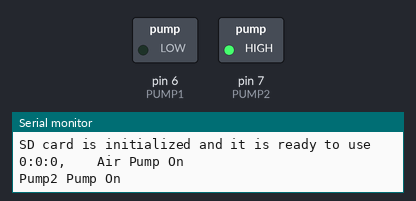
Recording of a program running on a simulated Arduino Uno, built with avr-gcc and run on an emulated ATmega328P. Shown: switched loads named in the program (green lamp = pin HIGH), the last lines printed to the serial monitor. Storage starts empty.

Above: at 0.1 s.
At 5.1 s:
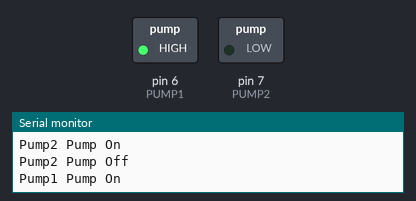
At 10.1 s:
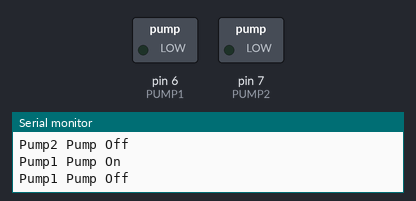
Timing chart, 0 to 11.6 s (numbered marks = the images above):
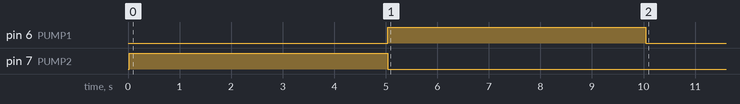

Measured:
- by itself, pin 6 (PUMP1): LOW → HIGH at 5.0 s, → LOW 5.0 s later
- by itself, pin 7 (PUMP2): LOW → HIGH at 0.03 s, → LOW 5.0 s later

The program:

main.cpp
```cpp
#include <Arduino.h>
#include <SD.h>
#include <SPI.h>


// constants won't change
File data_file;
int CS_pin = 10;
long sec=00;
long mint=00;
long hr=00;


const int PUMP1 = 6;
const int PUMP2 = 7;
const int AIR = 9;  // the Arduino pin, which connects to the IN pin of relay
// the setup function runs once when you press reset or power the board
void setup() {
//
  Serial.begin(9600);
  pinMode(CS_pin, OUTPUT);
  pinMode(PUMP1, OUTPUT);
  pinMode(PUMP2, OUTPUT);
  //pinMode(AIR, OUTPUT);

  // SD Card Initialization
  if (SD.begin())
  {
    Serial.println("SD card is initialized and it is ready to use");
  } else
  {
    Serial.println("SD card is not initialized");
    return;
  }

}
// the loop function runs over and over again forever
void loop() {

   data_file = SD.open("data.txt", FILE_WRITE);

   // if the file opens, run and log:
  if (data_file) {
       for(long sec = 00; sec < 60; sec=sec+2){
          data_file.print(hr);
          data_file.print(":");
          data_file.print(mint);
          data_file.print(":");
          data_file.print(sec);
          data_file.print(",  ");
          Serial.print(hr);
          Serial.print(":");
          Serial.print(mint);
          Serial.print(":");
          Serial.print(sec);
          Serial.print(",    ");
          if(sec>=58){
            mint= mint + 1;
          }
          if (mint>59){
            hr = hr + 1;
            mint = 0;
            }
     // analogWrite(AIR , 40);//Turn airPump on

      data_file.println("Air Pump On");
      Serial.println("Air Pump On");
      digitalWrite(PUMP2, HIGH);  // Turn on pump2
      data_file.println("Pump2 Pump On");
      Serial.println("Pump2 Pump On");
      delay(5000); // How much time Pump2 would be on
      digitalWrite(PUMP2, LOW);// Turn Pump2 off
      data_file.println("Pump2 Pump Off");
      Serial.println("Pump2 Pump Off");
      digitalWrite(PUMP1, HIGH);  //Turn on Pump1
      data_file.println("Pump1 Pump On");
      Serial.println("Pump1 Pump On");
      delay(5000);// How much time Pump1 would be on
      digitalWrite(PUMP1, LOW);//  Turn off pump1 until next loop
      data_file.println("Pump1 Pump Off");
      Serial.println("Pump1 Pump Off");
      data_file.flush(); //saving the file
      delay(2000);
      data_file.close(); //closing the file
      Serial.println("file closed");
      delay(166666);// Delay Bbetween loops
    }
  }

  // if the file didn't open, print an error and run anyway:
  else
  {
    Serial.println("error opening data.txt");

      // analogWrite(AIR , 40);//Turn airPump on
      Serial.println("Air Pump On");
      digitalWrite(PUMP2, HIGH);  // Turn on pump2
      Serial.println("Pump2 - Pump On");
      delay(5000); // How much time Pump2 would be on
      digitalWrite(PUMP2, LOW);// Turn Pump2 off
      Serial.println("Pump2 - Pump Off");
      digitalWrite(PUMP1, HIGH);  //Turn on Pump1
      Serial.println("Pump1 - Pump On");
      delay(5000);// How much time Pump1 would be on
      digitalWrite(PUMP1, LOW);//  Turn off pump1 until next loop
      Serial.println("Pump1 - Pump Off");


    delay(200000);// Delay Bbetween loops;
}
}
  
```
